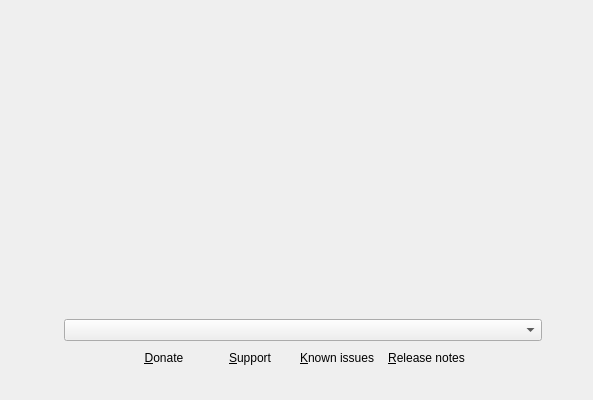
<?xml version="1.0" encoding="UTF-8"?>
<ui version="4.0">
 <author>
SPDX-FileCopyrightText: 2014 Teo Mrnjavac &lt;teo@kde.org&gt;
SPDX-License-Identifier: GPL-3.0-or-later
 </author>
 <class>WelcomePage</class>
 <widget class="QWidget" name="WelcomePage">
  <property name="geometry">
   <rect>
    <x>0</x>
    <y>0</y>
    <width>593</width>
    <height>400</height>
   </rect>
  </property>
  <property name="windowTitle">
   <string notr="true">Form</string>
  </property>
  <layout class="QHBoxLayout" name="horizontalLayout">
   <item>
    <layout class="QVBoxLayout" name="verticalLayout" stretch="0,0,0,0,0">
     <item>
      <spacer name="aboveTextSpacer">
       <property name="orientation">
        <enum>Qt::Vertical</enum>
       </property>
       <property name="sizeType">
        <enum>QSizePolicy::Fixed</enum>
       </property>
       <property name="sizeHint" stdset="0">
        <size>
         <width>20</width>
         <height>40</height>
        </size>
       </property>
      </spacer>
     </item>
     <item>
      <widget class="QLabel" name="mainText">
       <property name="sizePolicy">
        <sizepolicy hsizetype="Expanding" vsizetype="Preferred">
         <horstretch>3</horstretch>
         <verstretch>0</verstretch>
        </sizepolicy>
       </property>
       <property name="text">
        <string notr="true">&lt;ClaudeInstall welcome text&gt;</string>
       </property>
       <property name="alignment">
        <set>Qt::AlignCenter</set>
       </property>
       <property name="wordWrap">
        <bool>true</bool>
       </property>
      </widget>
     </item>
     <item>
      <layout class="QHBoxLayout" name="horizontalLayout_3" stretch="0,0,2,0">
       <item>
        <spacer name="horizontalSpacer_3">
         <property name="orientation">
          <enum>Qt::Horizontal</enum>
         </property>
         <property name="sizeType">
          <enum>QSizePolicy::Maximum</enum>
         </property>
         <property name="sizeHint" stdset="0">
          <size>
           <width>40</width>
           <height>20</height>
          </size>
         </property>
        </spacer>
       </item>
       <item>
        <widget class="QLabel" name="languageIcon">
         <property name="toolTip">
          <string>Select application and system language</string>
         </property>
         <property name="text">
          <string/>
         </property>
         <property name="pixmap">
          <pixmap resource="welcome.qrc">:/welcome/language-icon-48px.png</pixmap>
         </property>
        </widget>
       </item>
       <item>
        <widget class="QComboBox" name="languageWidget">
         <property name="sizePolicy">
          <sizepolicy hsizetype="Preferred" vsizetype="Fixed">
           <horstretch>2</horstretch>
           <verstretch>0</verstretch>
          </sizepolicy>
         </property>
         <property name="toolTip">
          <string>Select application and system language</string>
         </property>
        </widget>
       </item>
       <item>
        <spacer name="horizontalSpacer_4">
         <property name="orientation">
          <enum>Qt::Horizontal</enum>
         </property>
         <property name="sizeType">
          <enum>QSizePolicy::Maximum</enum>
         </property>
         <property name="sizeHint" stdset="0">
          <size>
           <width>40</width>
           <height>20</height>
          </size>
         </property>
        </spacer>
       </item>
      </layout>
     </item>
     <item>
      <layout class="QHBoxLayout" name="horizontalLayout_2">
       <item>
        <spacer name="horizontalSpacer">
         <property name="orientation">
          <enum>Qt::Horizontal</enum>
         </property>
         <property name="sizeHint" stdset="0">
          <size>
           <width>40</width>
           <height>20</height>
          </size>
         </property>
        </spacer>
       </item>
       <item>
        <layout class="QHBoxLayout" name="horizontalLayout_4">
         <item>
          <widget class="QPushButton" name="donateButton">
           <property name="toolTip">
            <string>Open donations website</string>
           </property>
           <property name="text">
            <string>&amp;Donate</string>
           </property>
           <property name="flat">
            <bool>true</bool>
           </property>
          </widget>
         </item>
         <item>
          <widget class="QPushButton" name="supportButton">
           <property name="toolTip">
            <string>Open help and support website</string>
           </property>
           <property name="text">
            <string>&amp;Support</string>
           </property>
           <property name="flat">
            <bool>true</bool>
           </property>
          </widget>
         </item>
         <item>
          <widget class="QPushButton" name="knownIssuesButton">
           <property name="toolTip">
            <string>Open issues and bug-tracking website</string>
           </property>
           <property name="text">
            <string>&amp;Known issues</string>
           </property>
           <property name="flat">
            <bool>true</bool>
           </property>
          </widget>
         </item>
         <item>
          <widget class="QPushButton" name="releaseNotesButton">
           <property name="toolTip">
            <string>Open release notes website</string>
           </property>
           <property name="text">
            <string>&amp;Release notes</string>
           </property>
           <property name="flat">
            <bool>true</bool>
           </property>
          </widget>
         </item>
        </layout>
       </item>
       <item>
        <spacer name="horizontalSpacer_2">
         <property name="orientation">
          <enum>Qt::Horizontal</enum>
         </property>
         <property name="sizeHint" stdset="0">
          <size>
           <width>40</width>
           <height>20</height>
          </size>
         </property>
        </spacer>
       </item>
      </layout>
     </item>
     <item>
      <spacer name="verticalSpacer_4">
       <property name="orientation">
        <enum>Qt::Vertical</enum>
       </property>
       <property name="sizeType">
        <enum>QSizePolicy::Fixed</enum>
       </property>
       <property name="sizeHint" stdset="0">
        <size>
         <width>20</width>
         <height>20</height>
        </size>
       </property>
      </spacer>
     </item>
    </layout>
   </item>
  </layout>
 </widget>
 <resources>
  <include location="welcome.qrc"/>
 </resources>
 <connections/>
</ui>
